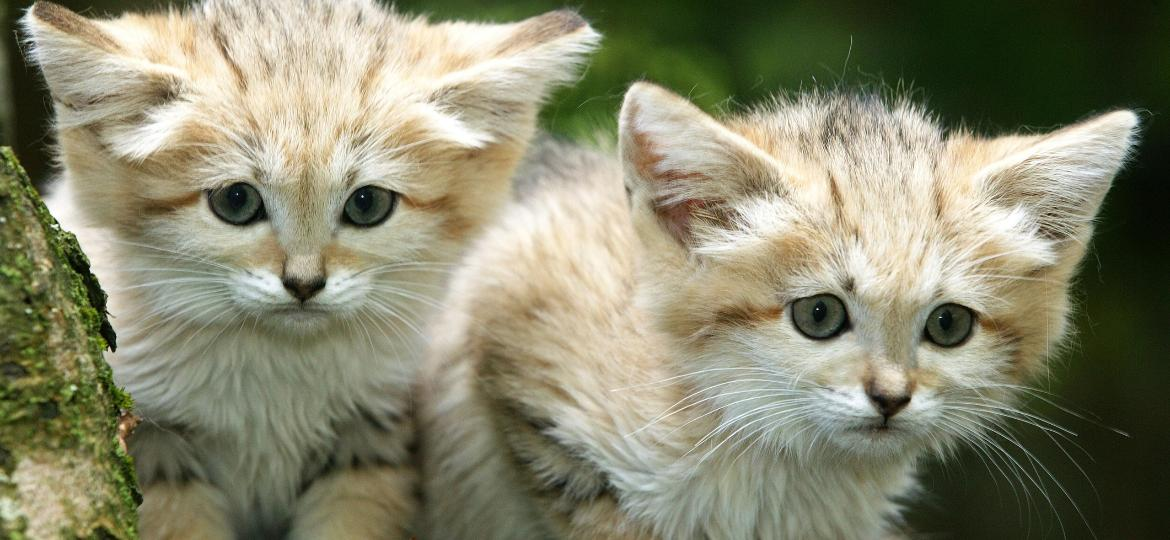
#> input picture labs/lab7/gato-do-deserto.jpg, 1170 x 540 px, given in place of avatares.jpg, which was not available
$ python objectdetection.py --image gato-do-deserto.jpg
#> lines starting #> are read from the running program, lines starting #| are printed output that depends on the picture; after the words box and inside, x2 and y2 are one past the last pixel; in counts of white or black regions, pixels touching at a corner belong together; pictures that were not available may be replaced by others from this repository, and a replacement may not be noted
import cv2
import numpy as np
import argparse

parser = argparse.ArgumentParser(description='Code for color-based object detection.')
parser.add_argument('--image', help='Path to image file.', default='./image.jpg')
args = parser.parse_args()

# Load the image
image = cv2.imread('./images/avatares.jpg')
#> image is the input picture: shape (540, 1170, 3); mean B, G, R 109.3, 134.2, 134.6

# Convert the image to the HSV color space
hsv_image = cv2.cvtColor(image, cv2.COLOR_BGR2HSV)
#> hsv_image: shape (540, 1170, 3); mean H, S, V 32.8, 77, 139.1

# Define the color range for the color to detect
# These bounds need to be adjusted according to the color you want to detect
lower_color_bounds = np.array([0, 0, 0])
upper_color_bounds = np.array([0, 0, 255])

# Apply the color mask to the image
color_mask = cv2.inRange(hsv_image, lower_color_bounds, upper_color_bounds)
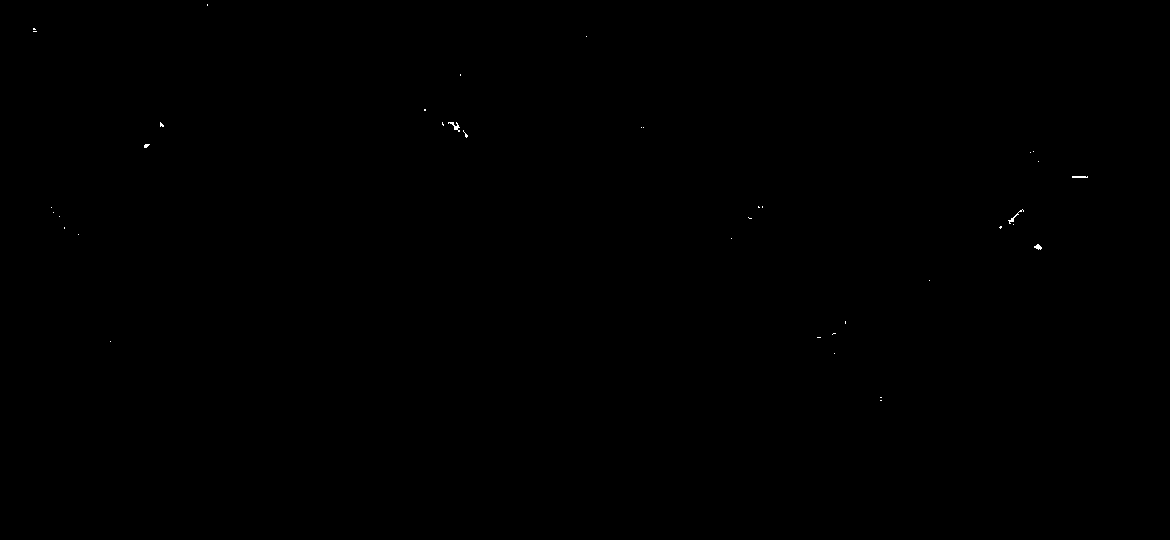
#> color_mask: shape (540, 1170); 0.04% white in thin lines or dots, all inside (x1, y1, x2, y2) = (33, 4, 1088, 401)

# Find the contours in the color mask
contours, _ = cv2.findContours(color_mask, cv2.RETR_EXTERNAL, cv2.CHAIN_APPROX_SIMPLE)
#> contours = 38 contours, 36 with area under 20; largest, box (x1, y1, x2, y2) and area: (448, 122, 460, 132) 22, (1034, 244, 1042, 250) 20

# Draw the detected objects on the image
for contour in contours:
    cv2.drawContours(image, contour, -1, (0, 255, 0), 3)
#> this loop made 38 passes
#> contour on passes 1, 2, 3, 4, 5, 6, 7, 8, 10, 11, 12, 14: [[880, 400], [881, 400]], [[880, 397], [881, 397]], [[834, 353]], [[110, 341]], [[817, 337], [820, 337]], [[833, 333], [832, 334], [833, 333], [835, 333]], [[845, 321], [845, 323]], [[929, 280]], [[731, 238]], [[78, 234]], [[64, 227], [64, 228]], [[1013, 224]]
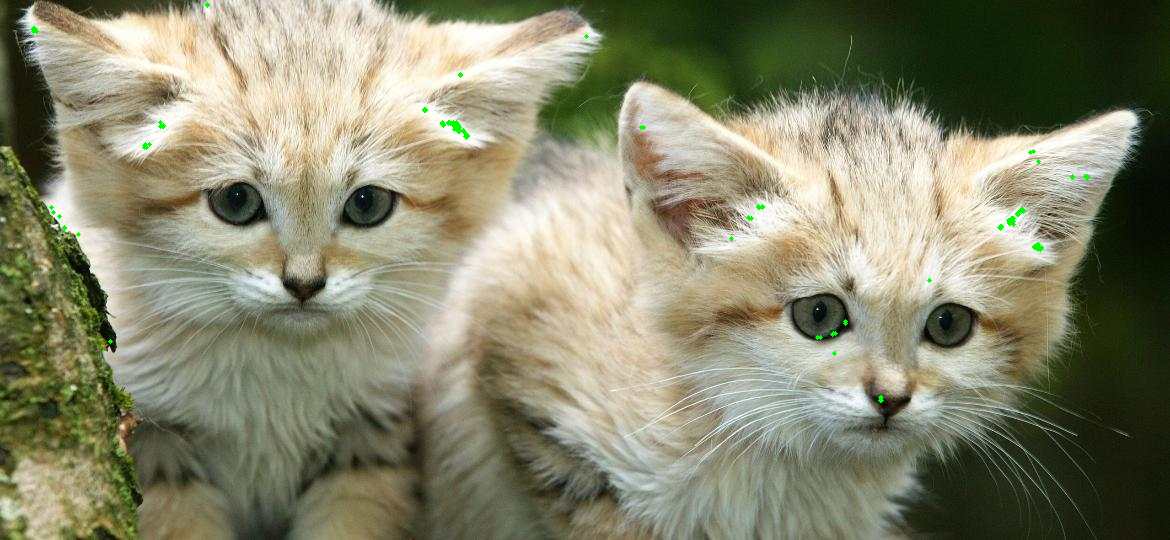
#> image: shape (540, 1170, 3); 0.16% of pixels changed, all inside (x1, y1, x2, y2) = (31, 2, 1090, 403)

# Display the image
cv2.imshow('Image', image)
cv2.waitKey(0)
cv2.destroyAllWindows()
